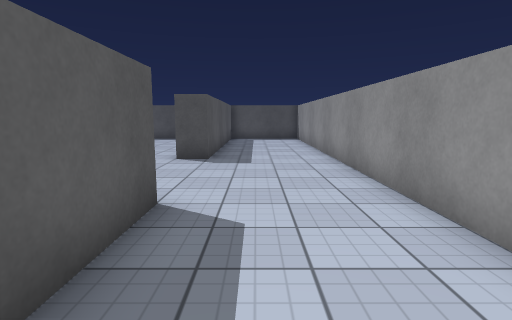
view 1 (above)

19 first-person views from a walk through a scene from a Unity 3-D project. The camera is 1.3 m above the floor, tilts 8° down and sees 80° across. The floor is counted in squares, 1 m on a side. Each view is taken from the middle of a square. On the plan, view 1 faces up. The plan holds only what a view shows up to about 14 squares ahead; the rest is blank. The player character is not drawn. Surface patterns are stand-ins for the level's own textures.

view 2
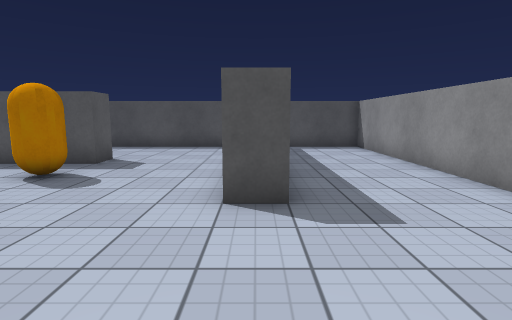

view 3
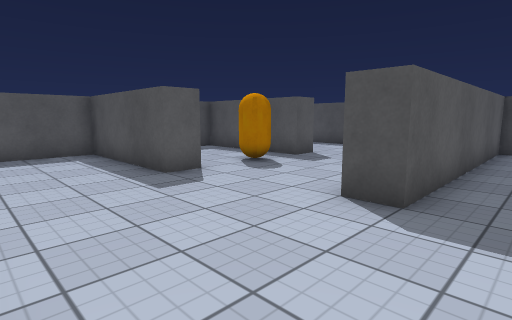

view 4
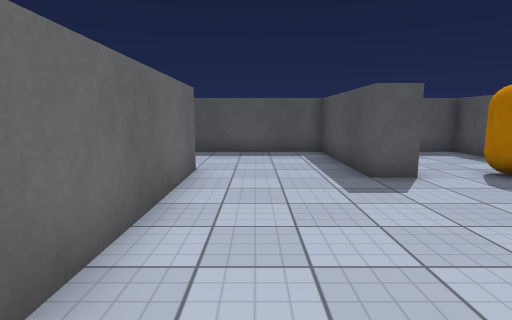

view 5
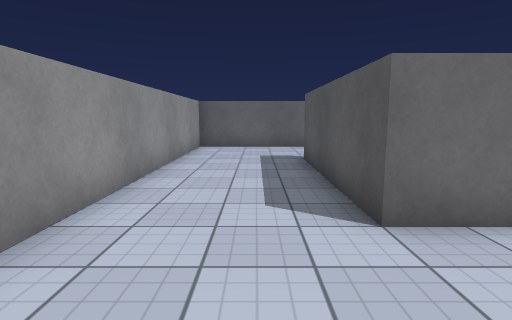

view 6
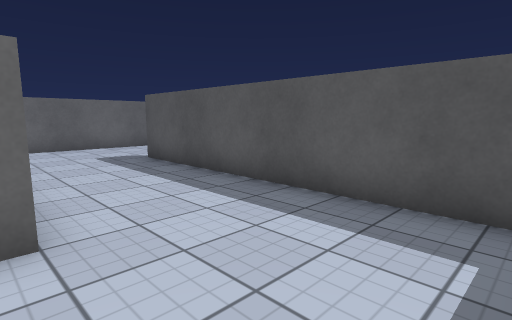

view 7
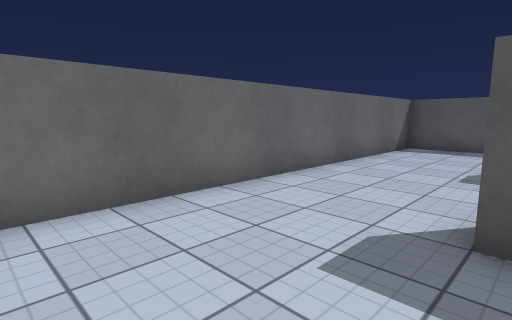

view 8
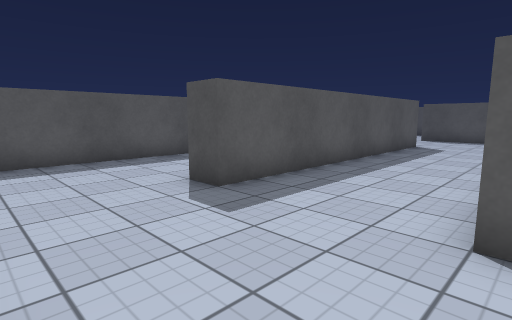

view 9
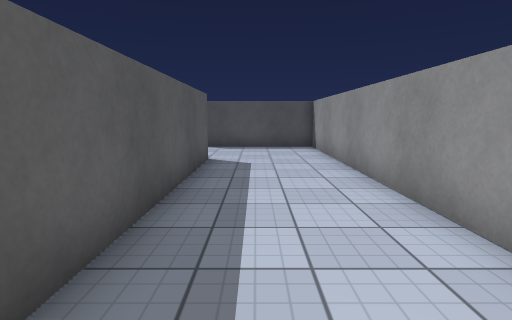

view 10
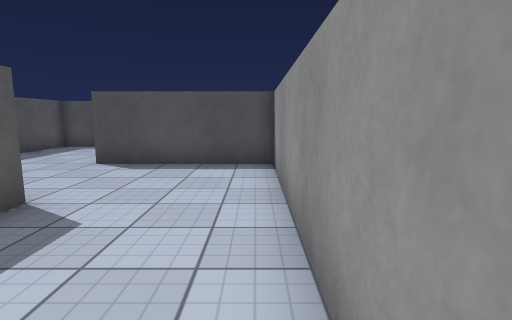

view 11
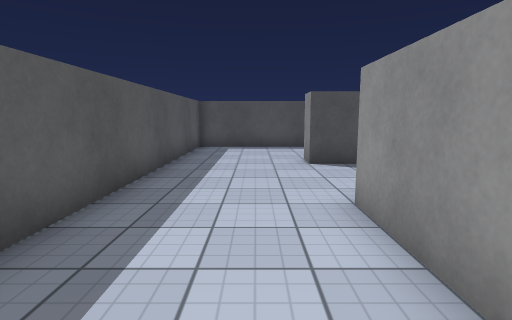

view 12
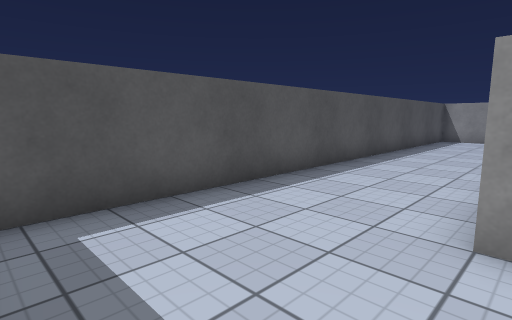

view 13
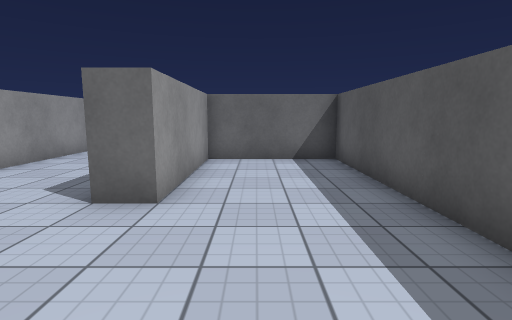

view 14
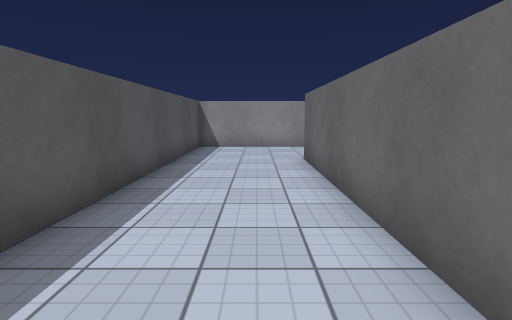

view 15
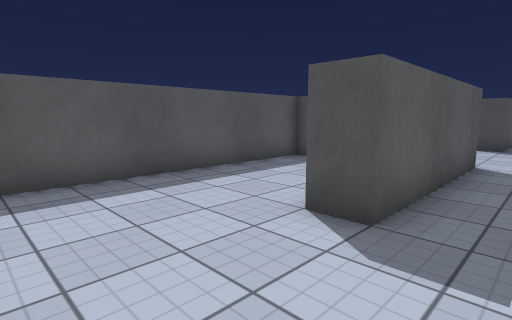

view 16
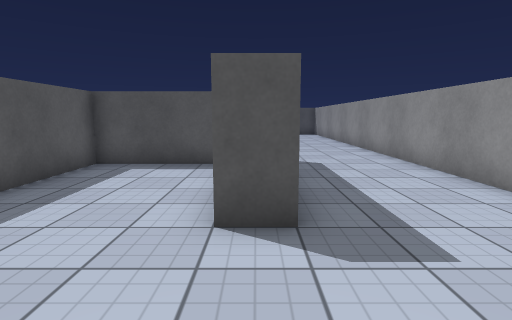

view 17
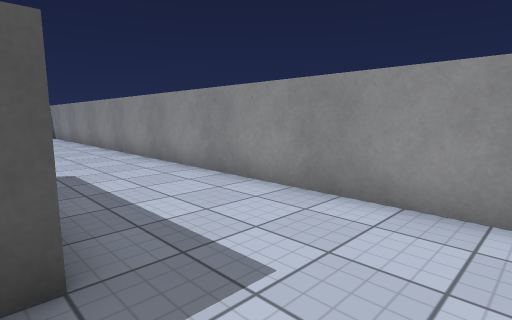

view 18
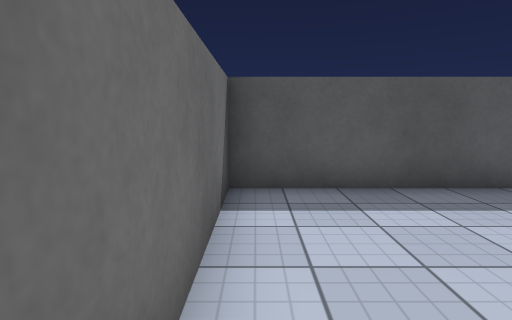

view 19
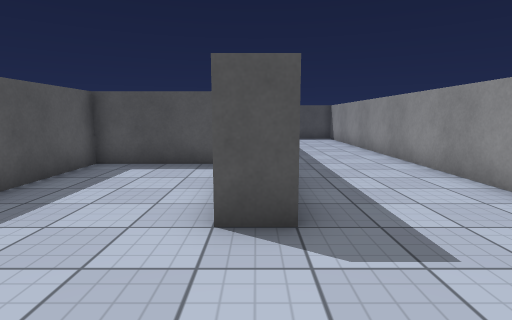

### Floor plan
Points are (right, up) in squares from view 1. A wall is a line through its corners. A room is listed if a view was taken in it or the views show most of it. See-through windows are left out.
Room 1 (views 1, 2, 3, 4, 5, 6, 7, 8, 9, 10, 11, 12, 13, 14, 15, 16, 17, 18, 19)
walls: (-7.6, 4.5) (-1.5, 4.5) (-1.5, -1.5) (-2.5, -1.5); (-6.5, 9.6) (-6.5, 8.5) (-11.5, 8.5) (-11.5, -1.5); (-3.1, 3.5) (-6.5, 3.5) (-6.5, -5.5) (2.5, -5.5) (2.5, 18.5) (-1.5, 18.5) (-1.5, 9.5) (-2.5, 9.5); (-12.5, 0.2) (-12.5, 13.5) (-17.5, 13.5) (-17.5, 14.5); (-18.1, 3.5) (-21.5, 3.5) (-21.5, -5.5) (-8.2, -5.5); (-14.4, 14.5) (-6.5, 14.5) (-6.5, 13.5) (-11.5, 13.5) (-11.5, 12.1); (-2.5, 13.8) (-2.5, 18.5) (-21.5, 18.5) (-21.5, 4.5) (-17.5, 4.5) (-17.5, 9.5) (-16.5, 9.5) (-16.5, -1.5) (-17.5, -1.5)
objects: capsule (-7, 11) to (-7, 12)

Where each view was taken, in squares from view 1:
view 1: 0 up, 0 right, facing up
view 2: 5 up, 2 left, facing up
view 3: 5 up, 0 right, facing up-left
view 4: 6 up, 0 right, facing left
view 5: 8 up, 0 right, facing down
view 6: 8 up, 7 left, facing down-left
view 7: 1 down, 8 left, facing down-left
view 8: 5 down, 12 left, facing up-left
view 9: 0 up, 15 left, facing up
view 10: 5 up, 13 left, facing up
view 11: 5 up, 19 left, facing up
view 12: 14 up, 21 left, facing up-right
view 13: 14 up, 19 left, facing down
view 14: 16 up, 16 left, facing right
view 15: 5 down, 0 right, facing up-left
view 16: 5 down, 2 left, facing up
view 17: 4 down, 2 left, facing up-right
view 18: 5 down, 1 left, facing left
view 19: 5 down, 17 left, facing up
